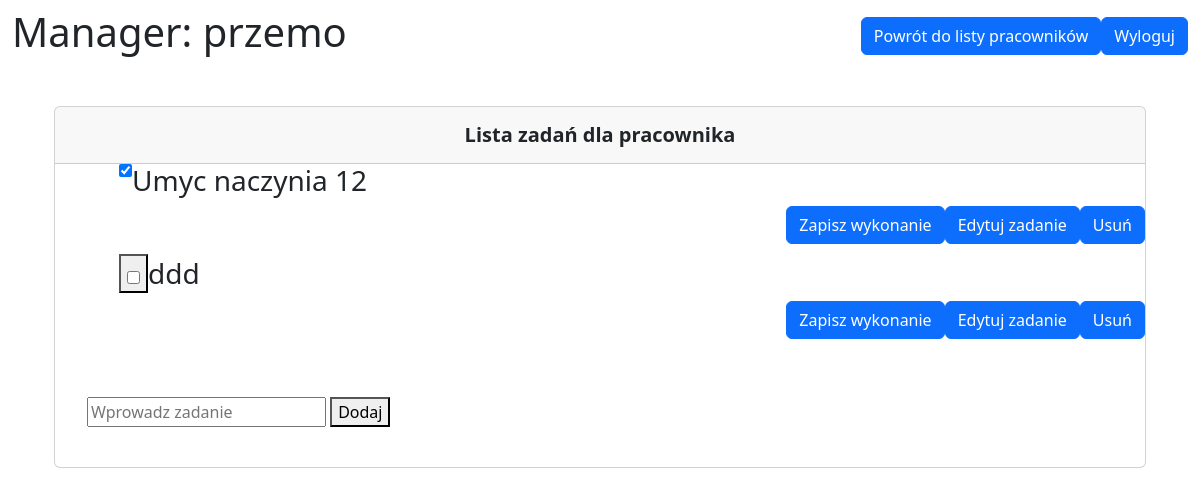
/person-detail/pk=1 (signed in), run on an earlier commit of the app's database.
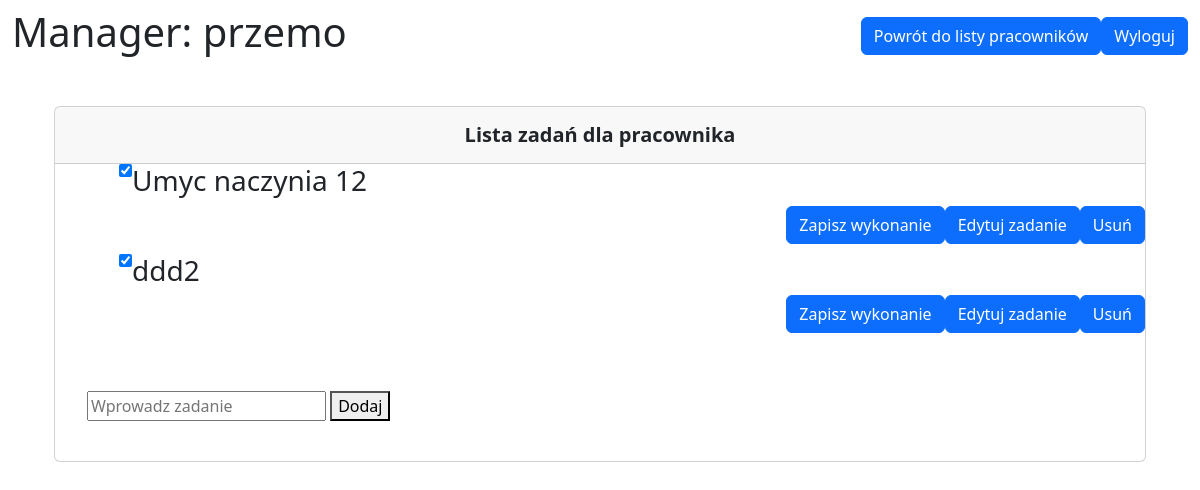
And on a later commit of the database.
### phpbyprzemo/models.py (models this page shows)
class Task(models.Model):
    peep = models.ForeignKey(Person, on_delete=models.CASCADE)
    task = models.CharField(max_length=200, null=True)
    is_complete = models.BooleanField(default=False)
    def __str__(self):
        return self.task

### phpbyprzemo/views.py (the view, shortened to what this page needs)
# urls.py: path('person-detail/pk=<int:pk>', PersonDetail.as_view(), name='persondetail'),
class PersonDetail(LoginRequiredMixin,DetailView):
    model = Person
    context_object_name = 'person'
    template_name = 'phpbyprzemo/person_detail.html'
    def get(self,*args,**kwargs):
        return super(PersonDetail, self).get(*args,**kwargs)
    def dispatch(self, request, pk, *args, **kwargs):
        peep = self.model.objects.get(id=pk)
        return super(PersonDetail, self).dispatch(request,*args,**kwargs)

### phpbyprzemo/templates/phpbyprzemo/person_detail.html (shortened to what this page needs)
<!DOCTYPE html>
<html lang="en">
<head>
    {% load bootstrap5 %}
  {% bootstrap_css %}
</head>
<header>
  <nav id="main-navbar" class="navbar navbar-expand-lg navbar-light bg-white fixed-top">
    <div class="container-fluid">
            {% if request.user.is_authenticated %}
			    <h1>Manager: {{ request.user }}</h1>
			{% else %}
				<a href="{% url 'login' %}">Login</a>
			{% endif %}
      <ul class="navbar-nav ms-auto d-flex flex-row">
          <button onclick="window.location.href='/'" type="button"  class="btn btn-primary" style="float: right;"> Powrót do listy pracowników</button>
          <button onclick="window.location.href='/logout'"  type="button"  class="btn btn-primary" style="float: right;"> Wyloguj</button>
      </ul>
    </div>
  </nav>
</header>
<main style="margin-top: 58px">
  <div class="container pt-4">
      <div class="container pt-4">
          <section class="mb-4">
            <div class="card">
                <div class="card-header text-center py-3">
                    <h5 class="mb-0 text-center">
                        <strong>Lista zadań dla pracownika</strong>
                    </h5>
                </div>
                <ul>
                     <form method="post" action="">
                         {% for x in person.task_set.all %}
                <ul>
                    <h3>
                    {% if x.is_complete == True %}
                        <input style="float:left" type="checkbox" value="clicked" name="t{{ x.id }}" checked>{{ x }}
                    {% else %}
                        <button type="submit" name="save" value="save"><input type="checkbox" value="clicked" name="t{{ x.id }}"></button>{{ x }}
                    {% endif %}
                </h3>
                <button style="float: right;" type="submit" name="delete_this"  class="btn btn-primary" value={{ x.id }}> Usuń </button>
                <button style="float: right;" class="btn btn-primary"><a style="color: white; text-decoration: none;" href='{% url 'taskedit' x.id %}'>Edytuj zadanie</a></button>
                <button style="float: right;" type="submit" name="save" value="save" class="btn btn-primary">Zapisz wykonanie</button>
            </ul>
            <br><br>
        {% endfor %}
    </form>
    <br><br>
    <form method="post" action="">
        <input type="textbox" name="new_item" placeholder="Wprowadz zadanie">
        <button type="submit" name="add_item" value="add_item">Dodaj</button>
    </form>
    </ul><br>
      </div>
    </section>
  </div>
  </div>
</main>
</html>

What changed in the data, as far as the page shows it:
changed Task: is_complete False → True (drawn); id "☐" → "☑"; task "ddd" → "ddd2"
